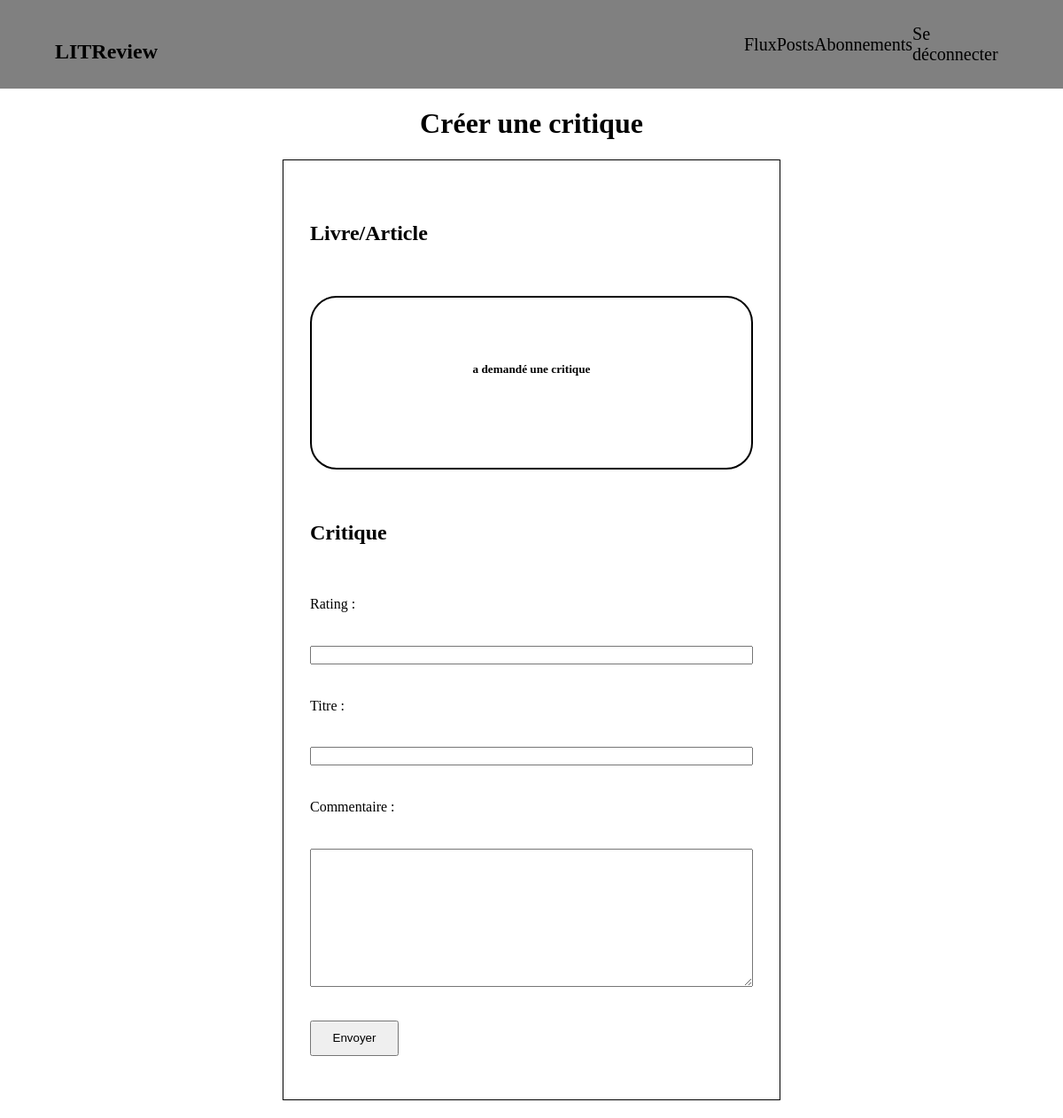
/create_review/35/30 (signed in), run on an earlier commit of the app's database.
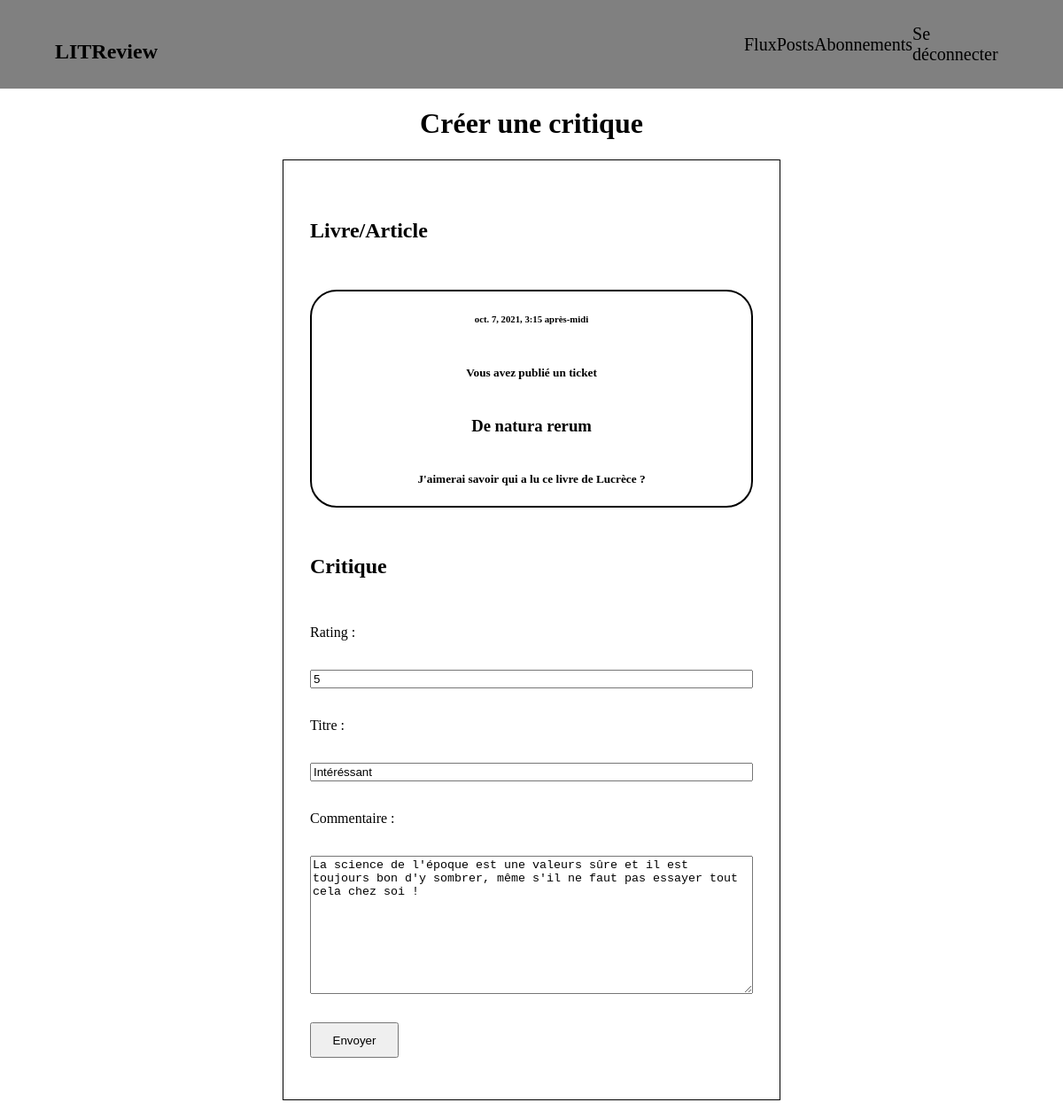
And on a later commit of the database.
### posts/models.py (models this page shows, shortened)
class Ticket(models.Model):
    title = models.CharField(max_length=128)
    description = models.TextField(max_length=2048, blank=True)
    user = models.ForeignKey(to=settings.AUTH_USER_MODEL,
                             on_delete=models.CASCADE)
    image = models.ImageField(null=True, blank=True)
    time_created = models.DateTimeField(auto_now_add=True)

class Review(models.Model):
    ticket = models.ForeignKey(to=Ticket, on_delete=models.CASCADE)
    rating = models.PositiveSmallIntegerField(
        validators=[MinValueValidator(0), MaxValueValidator(5)])
    headline = models.CharField(max_length=128)
    body = models.CharField(max_length=8192, blank=True)
    user = models.ForeignKey(
        to=settings.AUTH_USER_MODEL, on_delete=models.CASCADE)
    time_created = models.DateTimeField(auto_now_add=True)

### posts/views.py (the view, shortened to what this page needs)
# urls.py: path('create_review/', views.Review_form,
@login_required(login_url='/login')
def Review_form(request, ticket=None, review=None):
    reviews = None
    try:
        ticket = Ticket.objects.filter(id=ticket)[0]
    except IndexError:
        pass
    try:
        reviews = Review.objects.filter(id=review)[0]
    except IndexError:
        pass
    try:
        form_review = ReviewForm(
            initial={'headline': reviews.headline,
                     'rating': reviews.rating,
                     'body': reviews.body}
        )
    except AttributeError:
        form_review = ReviewForm()
    form_ticket = BookArticle()
    return render(request, "posts/review_create.html",
                  {"ticket_form": form_ticket,
                   "review_form": form_review,
                   "ticket": ticket})

### posts/forms.py
class BookArticle(forms.ModelForm):
    class Meta:
        model = Ticket
        exclude = ['user']
        labels = {
            "title": "Titre",
            "description": "Description",
        }

class ReviewForm(forms.ModelForm):
    class Meta:
        model = Review
        exclude = ['user', 'ticket']
        labels = {
            "headline": "Titre",
            "rating": "Note",
            "body": "Commentaire"
        }
        widgets = {"body": forms.Textarea()}
    def __init__(self, *args, **kwargs):
        super().__init__(*args, **kwargs)
        self.fields['rating'] = forms.IntegerField(max_value=5, min_value=1)

### posts/templates/posts/review_create.html (shortened to what this page needs)
{% extends 'base.html' %}
{% load static %}
{% block title %}
    <h1>Créer une critique</h1>
{% endblock %}
{% block content %}
<link rel="stylesheet" href="{% static 'css/review_create.css' %}">
<div id="two_forms">
    <form method="POST" class="formulaire">
        <h2>Livre/Article</h2>
        {% if ticket %}
        <article>
            <h6>{{ ticket.time_created }}</h6>
            {% if user.username == ticket.user.username %}
            <h5>Vous avez publié un ticket</h5>
            <h3>{{ ticket.title}}</h3>
            <h5>{{ ticket.description }}</h5>
            {% else %}
            <h5>{{ ticket.user }} a demandé une critique</h5>
            {% endif %}
        </article>
        {% else %}
        {{ ticket_form }}
        {% endif %}
    <h2>Critique</h2>
        {{ review_form }}
        <div id="button">
            <input type="submit" value="Envoyer" id="submit_button">
        </div>
    </form>
</div>
{% endblock %}

What changed in the data, as far as the page shows it:
added Ticket: time_created "oct. 7, 2021, 3:15 après-midi", title "De natura rerum", description "J'aimerai savoir qui a lu ce livre de Lucrèce ?"
added Review: rating "5", headline "Intéréssant", body "La science de l'époque est une valeurs sûre et il est toujours bon d'y sombrer, même s'il ne faut pas essayer tout cela chez soi !"
Also different on the page:
text no longer shown: "a demandé une critique"
text now shown: "Vous avez publié un ticket"
